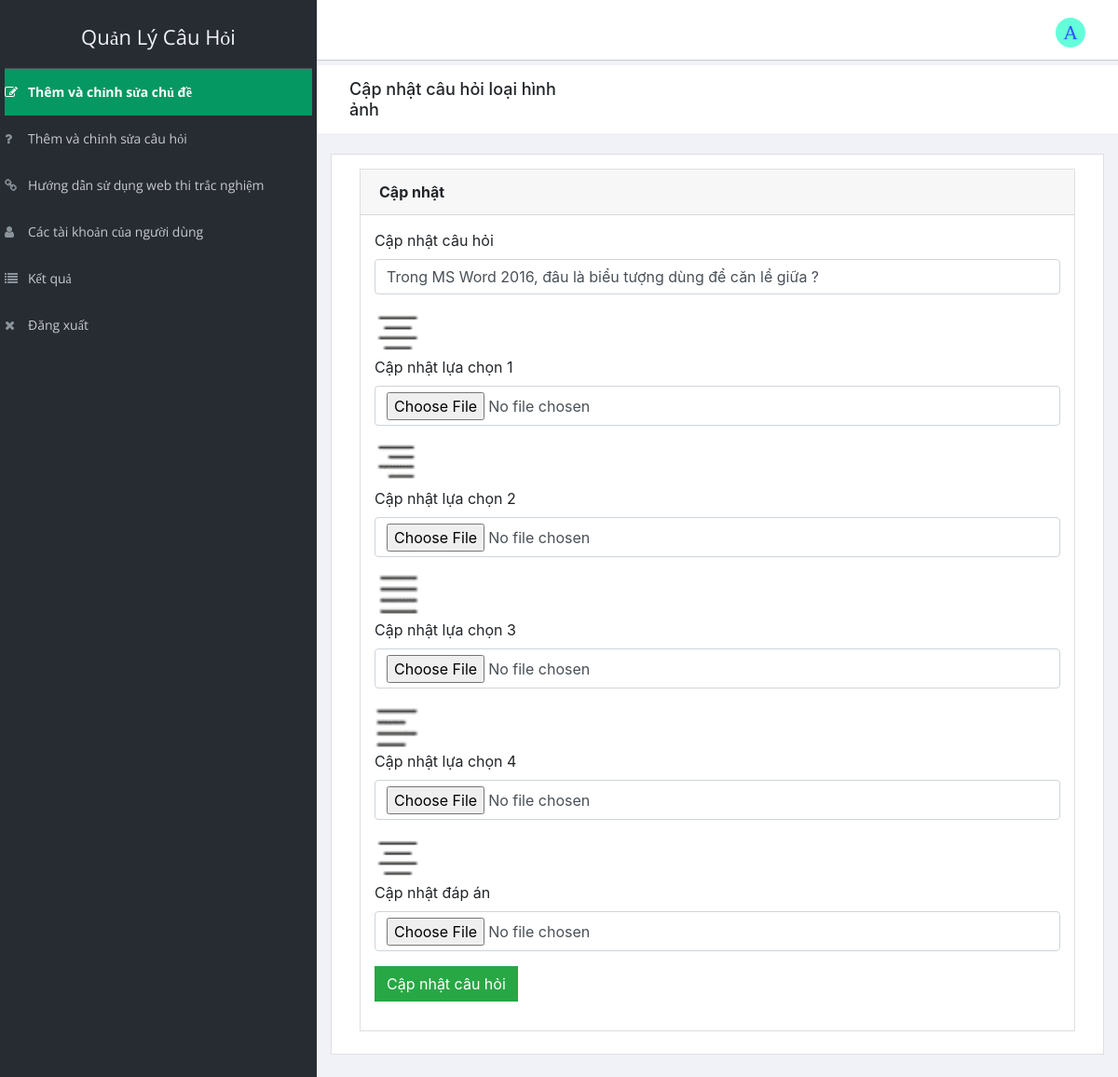
Page /Quiz-Web/online-quiz/admin/edit_option_images.php?id=108&idl=14 (signed in) on the committed database.
### tables this page shows
CREATE TABLE `questions` (
  `id` int(5) NOT NULL,
  `question_no` varchar(5) NOT NULL,
  `question` varchar(500) NOT NULL,
  `opt1` varchar(200) NOT NULL,
  `opt2` varchar(200) NOT NULL,
  `opt3` varchar(200) NOT NULL,
  `opt4` varchar(200) NOT NULL,
  `answer` varchar(200) NOT NULL,
  `category` varchar(200) NOT NULL
);

### Quiz-Web/online-quiz/admin/edit_option_images.php (the view, shortened to what this page needs)
<?php
include "header.php";
include "../connection.php";
    ?>
<?php
$id = $_GET["id"];
$question="";
$opt1="";
$opt2="";
$opt3="";
$opt4="";
$answer="";
$res=mysqli_query($link,"select * from questions where id=$id");
while($row=mysqli_fetch_array($res))
{
    $question=$row["question"];
    $opt1=$row["opt1"];
    $opt2=$row["opt2"];
    $opt3=$row["opt3"];
    $opt4=$row["opt4"];
    $answer=$row["answer"];
}
?>
<div class="breadcrumbs">
    <div class="col-sm-4">
        <div class="page-header float-left">
            <div class="page-title">
                <h1>Cập nhật câu hỏi loại hình ảnh</h1>
            </div>
        </div>
    </div>
</div>
<div class="content mt-3">
    <div class="animated fadeIn">
        <div class="row">
            <div class="col-lg-12">
                <div class="card">
                    <form name="forml" action="" method="post" enctype="multipart/form-data">
                        <div class="card-body">
                            <div class="col-lg-12">
                                <div class="card">
                                    <div class="card-header"><strong>Cập nhật<table></table></strong></div>
                                    <div class="card-body card-block">
                                        <div class="form-group"><label for="company" class=" form-control-label">Cập
                                                nhật câu hỏi
                                            </label><input type="text" name="fquestion" placeholder="Câu hỏi"
                                                class="form-control" value="<?php echo $question; ?>"></div>
                                        <div class="form-group">
                                            <img src=" <?php echo $opt1; ?>" height="50" width="50"><br>
                                            <label for="company" class=" form-control-label">Cập nhật lựa chọn 1
                                            </label><input type="file" name="fopt1" class="form-control"
                                                style="padding-bottom: 35px;">
                                        </div>
                                        <div class="form-group">
                                            <img src=" <?php echo $opt2; ?>" height="50" width="50"><br>
                                            <label for="company" class=" form-control-label">Cập nhật lựa chọn 2
                                            </label><input type="file" name="fopt2" class="form-control"
                                                style="padding-bottom: 35px;">
                                        </div>
                                        <div class="form-group">
                                            <img src=" <?php echo $opt3; ?>" height="50" width="50"><br>
                                            <label for="company" class=" form-control-label">Cập nhật lựa chọn 3
                                            </label><input type="file" name="fopt3" class="form-control"
                                                style="padding-bottom: 35px;">
                                        </div>
                                        <div class="form-group">
                                            <img src=" <?php echo $opt4; ?>" height="50" width="50"><br>
                                            <label for="company" class=" form-control-label">Cập nhật lựa chọn 4
                                            </label><input type="file" name="fopt4" class="form-control"
                                                style="padding-bottom: 35px;">
                                        </div>
                                        <div class="form-group">
                                            <img src=" <?php echo $answer; ?>" height="50" width="50"><br>
                                            <label for="company" class=" form-control-label">Cập nhật đáp án
                                            </label><input type="file" name="fAnswer" class="form-control"
                                                style="padding-bottom: 35px;">
                                        </div>
                                        <div class="form-group">
                                            <input type="submit" name="submit2" value="Cập nhật câu hỏi"
                                                class="btn btn-success">
                                        </div>
                                    </div>
                                </div>
                            </div>
                        </div>
                    </form>
                </div>
            </div>
        </div>
    </div>
</div>

### rows in the picture
questions: fquestion "Trong MS Word 2016, đâu là biểu tượng dùng để căn lề giữa ?", opt1 (picture), opt2 (picture), opt3 (picture), opt4 (picture), answer (picture)
